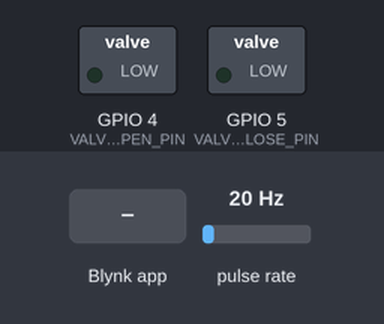
Recording of a program running on a simulated Seeed XIAO ESP32-C3. Parts: switched loads named in the program (green lamp = pin HIGH). Wiring (inferred from the names in the program): pulse sensor: data GPIO 3. Inputs (shaded band) come from the test bench; at power-on: pulse rate 20 Hz. WiFi joins after 1.5 s; servers stay silent unless stated; what the program prints to the serial monitor is not drawn.

Above: at 3.0 s.
3.1 s: Blynk app writes 1 to V2
At 3.7 s:
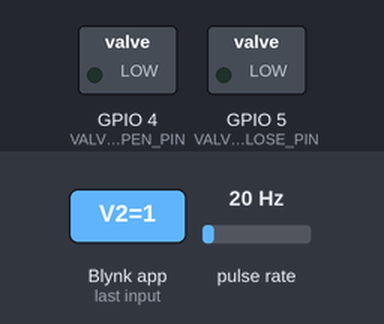
4.6 s: Blynk app writes 0 to V2
At 6.0 s:
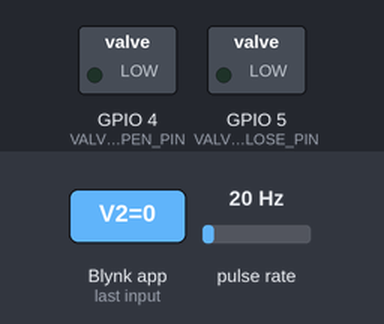
Timing chart, 0 to 7.6 s (numbered marks = the images above; inputs shaded):
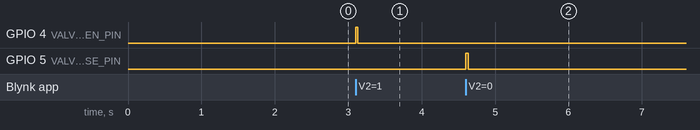

Measured:
- after the input at 3.1 s, GPIO 4 (VALVE_OPEN_PIN): LOW → HIGH at once, → LOW 0.03 s later
- after the input at 4.6 s, GPIO 5 (VALVE_CLOSE_PIN): LOW → HIGH at once, → LOW 0.03 s later

The program:

main.cpp
```cpp
// Blynk Template ID and Name MUST be defined before includes
#ifndef BLYNK_TEMPLATE_ID
#define BLYNK_TEMPLATE_ID "TMPL4cHUVdAmC"
#endif
#ifndef BLYNK_TEMPLATE_NAME
#define BLYNK_TEMPLATE_NAME "Beregening Doorstroming en Kraan"
#endif

#define BLYNK_PRINT Serial // Enable Blynk debug prints

#include <Arduino.h>
#include <WiFi.h>
#include <WiFiClient.h>
#include <BlynkSimpleEsp32.h>

// Other macros injected from .env:
#ifndef WIFI_SSID
#define WIFI_SSID "YourWiFiSSID"
#endif

#ifndef WIFI_PASS
#define WIFI_PASS "YourWiFiPassword"
#endif

#ifndef BLYNK_AUTH_TOKEN
#define BLYNK_AUTH_TOKEN "YourBlynkAuthToken"
#endif

#ifndef CALIBRATION_FACTOR
#define CALIBRATION_FACTOR 4.5
#endif

// Pins (Suitable for ESP32-C3 Super Mini, avoiding strapping pins)
const int FLOW_SENSOR_PIN = 3;
const int VALVE_OPEN_PIN = 4;
const int VALVE_CLOSE_PIN = 5;

// Global variables
volatile unsigned long pulseCount = 0;
portMUX_TYPE mux = portMUX_INITIALIZER_UNLOCKED;

BlynkTimer timer;

// Valve State Machine
enum ValveState {
    VALVE_IDLE,
    VALVE_OPENING,
    VALVE_CLOSING
};

ValveState currentValveState = VALVE_IDLE;
unsigned long valveTriggerTime = 0;
const unsigned long VALVE_PULSE_DURATION = 30; // ms
bool isValveOpen = false; // Physical state of the bistable valve
float totalAccumulatedLiters = 0; // Total volume since boot
unsigned long lastIntervalStartTime = 0; // Timestamp of last 15-min report

// ISR for flow sensor
void IRAM_ATTR flowSensorISR() {
    portENTER_CRITICAL_ISR(&mux);
    pulseCount++;
    portEXIT_CRITICAL_ISR(&mux);
}

// Function to trigger opening the valve
void triggerValveOpen() {
    if (currentValveState != VALVE_IDLE) return; // Prevent concurrent triggers
    Serial.println(">>> COMMAND: Open Valve");
    digitalWrite(VALVE_OPEN_PIN, HIGH);
    digitalWrite(VALVE_CLOSE_PIN, LOW);
    currentValveState = VALVE_OPENING;
    valveTriggerTime = millis();
}

// Function to trigger closing the valve
void triggerValveClose() {
    if (currentValveState != VALVE_IDLE) return; // Prevent concurrent triggers
    Serial.println(">>> COMMAND: Close Valve");
    digitalWrite(VALVE_OPEN_PIN, LOW);
    digitalWrite(VALVE_CLOSE_PIN, HIGH);
    currentValveState = VALVE_CLOSING;
    valveTriggerTime = millis();
}

// Calculate and send flow volume
void sendFlowData() {
    unsigned long currentPulseCount = 0;

    // Safely copy and reset pulseCount
    portENTER_CRITICAL(&mux);
    currentPulseCount = pulseCount;
    pulseCount = 0;
    portEXIT_CRITICAL(&mux);

    // Calculate liters based on factor: L/min = Hz / CALIBRATION_FACTOR
    // Volume (L) = pulses / (CALIBRATION_FACTOR * 60)
    float liters = currentPulseCount / ((float)CALIBRATION_FACTOR * 60.0);
    totalAccumulatedLiters += liters;
    lastIntervalStartTime = millis();

    Serial.println("--- 1 MIN BLYNK REPORT ---");
    Serial.print("Pulses: ");
    Serial.print(currentPulseCount);
    Serial.print(" | Liters: ");
    Serial.print(liters);
    Serial.print(" | Total: ");
    Serial.println(totalAccumulatedLiters);

    // Send to Blynk
    Blynk.virtualWrite(V1, liters);
    Blynk.virtualWrite(V3, totalAccumulatedLiters);
}

// Blynk V2 listener for Valve Control
BLYNK_WRITE(V2) {
    int pinValue = param.asInt();
    if (pinValue == 1) {
        triggerValveOpen();
    } else {
        triggerValveClose();
    }
}

void setup() {
    // Initialize Serial (USB CDC on ESP32-C3 Super Mini)
    Serial.begin(115200);
    // Wait for USB CDC connection (up to 3 seconds)
    unsigned long serialWaitStart = millis();
    while (!Serial && (millis() - serialWaitStart < 3000)) {
        ; // wait for USB CDC to be ready
    }
    Serial.println("========================================");
    Serial.println("  ESP32-C3 Water Flow & Valve Controller");
    Serial.println("========================================");

    // Initialize Pins
    pinMode(FLOW_SENSOR_PIN, INPUT_PULLUP);
    pinMode(VALVE_OPEN_PIN, OUTPUT);
    pinMode(VALVE_CLOSE_PIN, OUTPUT);

    digitalWrite(VALVE_OPEN_PIN, LOW);
    digitalWrite(VALVE_CLOSE_PIN, LOW);

    // Attach Interrupt
    attachInterrupt(digitalPinToInterrupt(FLOW_SENSOR_PIN), flowSensorISR, RISING);

    // Connect to WiFi (non-blocking approach)
    Serial.print("Connecting to WiFi: ");
    Serial.println(WIFI_SSID);
    WiFi.mode(WIFI_STA);
    WiFi.begin(WIFI_SSID, WIFI_PASS);

    // Wait up to 10 seconds for WiFi
    unsigned long wifiStart = millis();
    while (WiFi.status() != WL_CONNECTED && (millis() - wifiStart < 10000)) {
        Serial.print(".");
        delay(500);
    }
    Serial.println();

    if (WiFi.status() == WL_CONNECTED) {
        Serial.print("WiFi connected! IP: ");
        Serial.println(WiFi.localIP());
    } else {
        Serial.println("WARNING: WiFi not connected! Will keep retrying...");
    }

    // Use Blynk.begin as recommended for standard initialization
    Blynk.begin(BLYNK_AUTH_TOKEN, WIFI_SSID, WIFI_PASS);

    // Setup 1-minute timer for Blynk
    timer.setInterval(60000L, sendFlowData);
    lastIntervalStartTime = millis();

    // Heartbeat every 15 seconds to show active status and detailed flow
    timer.setInterval(15000L, []() {
        unsigned long currentPulses = 0;
        portENTER_CRITICAL(&mux);
        currentPulses = pulseCount;
        portEXIT_CRITICAL(&mux);

        float currentIntervalLiters = currentPulses / ((float)CALIBRATION_FACTOR * 60.0);
        float totalSoFar = totalAccumulatedLiters + currentIntervalLiters;

        float elapsedMinutes = (millis() - lastIntervalStartTime) / 60000.0;
        float avgFlowRate = (elapsedMinutes > 0.1) ? (currentIntervalLiters / elapsedMinutes) : 0;

        Serial.print("[Heartbeat] Uptime: ");
        Serial.print(millis() / 1000);
        Serial.print("s | Valve: ");
        Serial.print(isValveOpen ? "OPEN" : "CLOSED");
        Serial.print(" | Total Flow: ");
        Serial.print(totalSoFar, 3);
        Serial.print(" L | Avg Flow (1m period): ");
        Serial.print(avgFlowRate, 3);
        Serial.println(" L/min");
    });

    Serial.println("Setup complete. Running main loop...");
}

void loop() {
    Blynk.run();
    timer.run();

    // Valve State Machine non-blocking logic
    if (currentValveState != VALVE_IDLE) {
        if (millis() - valveTriggerTime >= VALVE_PULSE_DURATION) {
            if (currentValveState == VALVE_OPENING) {
                digitalWrite(VALVE_OPEN_PIN, LOW);
                isValveOpen = true;
                Serial.println(">>> Valve is now OPEN (pulse complete)");
            } else if (currentValveState == VALVE_CLOSING) {
                digitalWrite(VALVE_CLOSE_PIN, LOW);
                isValveOpen = false;
                Serial.println(">>> Valve is now CLOSED (pulse complete)");
            }
            currentValveState = VALVE_IDLE;
        }
    }
}
```
